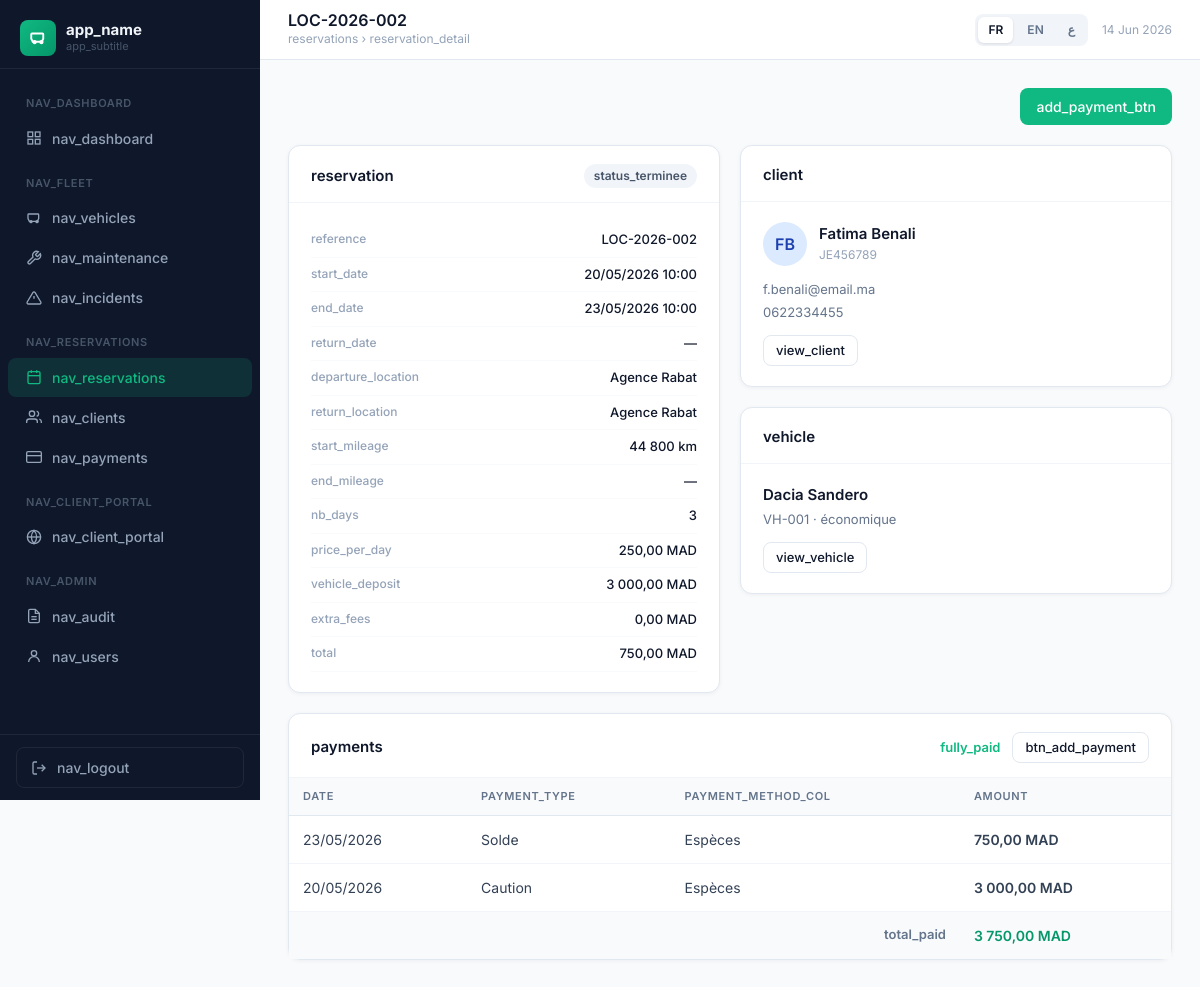
Screenshot of /?page=reservations/show&id=2 (signed in) with the database file from the repository.
### tables this page shows
CREATE TABLE IF NOT EXISTS `reservations` (
  `id`                   INT AUTO_INCREMENT PRIMARY KEY,
  `reference`            VARCHAR(30)   NOT NULL UNIQUE,
  `client_id`            INT           NOT NULL,
  `vehicle_id`           INT           NOT NULL,
  `statut`               ENUM('en attente','confirmée','en cours','terminée','annulée') DEFAULT 'en attente',
  `date_debut`           DATETIME      NOT NULL,
  `date_fin_prevue`      DATETIME      NOT NULL,
  `date_retour_effectif` DATETIME      DEFAULT NULL,
  `lieu_depart`          VARCHAR(150)  DEFAULT NULL,
  `lieu_retour`          VARCHAR(150)  DEFAULT NULL,
  `km_depart`            INT           DEFAULT NULL,
  `km_retour`            INT           DEFAULT NULL,
  `prix_jour`            DECIMAL(10,2) DEFAULT NULL,
  `nb_jours`             INT           DEFAULT NULL,
  `caution`              DECIMAL(10,2) DEFAULT 0.00,
  `montant_total`        DECIMAL(10,2) DEFAULT NULL,
  `frais_extra`          DECIMAL(10,2) DEFAULT 0.00,
  `commentaire`          TEXT          DEFAULT NULL,
  `created_by`           INT           DEFAULT NULL,
  `created_at`           TIMESTAMP DEFAULT CURRENT_TIMESTAMP,
  FOREIGN KEY (`client_id`)  REFERENCES `clients`(`id`),
  FOREIGN KEY (`vehicle_id`) REFERENCES `vehicles`(`id`),
  FOREIGN KEY (`created_by`) REFERENCES `users`(`id`) ON DELETE SET NULL
);

CREATE TABLE IF NOT EXISTS `clients` (
  `id`                INT AUTO_INCREMENT PRIMARY KEY,
  `nom`               VARCHAR(100) NOT NULL,
  `prenom`            VARCHAR(100) NOT NULL,
  `email`             VARCHAR(150) DEFAULT NULL,
  `telephone`         VARCHAR(20)  DEFAULT NULL,
  `adresse`           TEXT         DEFAULT NULL,
  `ville`             VARCHAR(100) DEFAULT NULL,
  `cin`               VARCHAR(30)  DEFAULT NULL UNIQUE,
  `permis_numero`     VARCHAR(50)  DEFAULT NULL,
  `permis_categorie`  VARCHAR(20)  DEFAULT 'B',
  `permis_expiration` DATE         DEFAULT NULL,
  `type_client`       ENUM('particulier','entreprise') DEFAULT 'particulier',
  `entreprise`        VARCHAR(150) DEFAULT NULL,
  `statut`            ENUM('actif','suspendu','liste_noire') DEFAULT 'actif',
  `notes`             TEXT         DEFAULT NULL,
  `created_at`        TIMESTAMP DEFAULT CURRENT_TIMESTAMP
);

CREATE TABLE IF NOT EXISTS `vehicles` (
  `id`                    INT AUTO_INCREMENT PRIMARY KEY,
  `numero`                VARCHAR(50)  NOT NULL UNIQUE,
  `immatriculation`       VARCHAR(20)  DEFAULT NULL,
  `marque`                VARCHAR(100) DEFAULT NULL,
  `modele`                VARCHAR(100) DEFAULT NULL,
  `annee`                 INT          DEFAULT NULL,
  `couleur`               VARCHAR(50)  DEFAULT NULL,
  `nb_places`             INT          DEFAULT 5,
  `categorie`             ENUM('économique','berline','SUV','premium','utilitaire') DEFAULT 'berline',
  `kilometrage`           INT          DEFAULT 0,
  `statut`                ENUM('disponible','loué','maintenance','indisponible') DEFAULT 'disponible',
  `prix_jour`             DECIMAL(10,2) DEFAULT 0.00,
  `caution`               DECIMAL(10,2) DEFAULT 0.00,
  `carburant`             ENUM('essence','diesel','hybride','électrique') DEFAULT 'essence',
  `transmission`          ENUM('manuelle','automatique') DEFAULT 'manuelle',
  `description`           TEXT DEFAULT NULL,
  `image_url`             VARCHAR(500) DEFAULT NULL,
  `intervalle_vidange`    INT          DEFAULT 10000,
  `derniere_vidange_km`   INT          DEFAULT NULL,
  `date_derniere_vidange` DATE         DEFAULT NULL,
  `created_at`            TIMESTAMP DEFAULT CURRENT_TIMESTAMP
);

CREATE TABLE IF NOT EXISTS `paiements` (
  `id`                    INT AUTO_INCREMENT PRIMARY KEY,
  `reservation_id`        INT           NOT NULL,
  `montant`               DECIMAL(10,2) NOT NULL,
  `type_paiement`         ENUM('espèces','carte bancaire','virement','chèque') DEFAULT 'espèces',
  `type`                  ENUM('acompte','solde','caution','remboursement','frais extra') DEFAULT 'solde',
  `reference_transaction` VARCHAR(100)  DEFAULT NULL,
  `date_paiement`         DATE          NOT NULL,
  `notes`                 TEXT          DEFAULT NULL,
  `created_at`            TIMESTAMP DEFAULT CURRENT_TIMESTAMP,
  FOREIGN KEY (`reservation_id`) REFERENCES `reservations`(`id`) ON DELETE CASCADE
);

### views/reservations/show.php (the view, shortened to what the rows shown need)
<?php $pageTitle = $reservation['reference']; $pageBreadcrumb = t('reservations').' › '.t('reservation_detail');
$totalPaid = array_sum(array_column($payments, 'montant'));
$balance   = ($reservation['montant_total'] ?? 0) - $totalPaid;
?>
<div style="display:grid;grid-template-columns:1fr 1fr;gap:20px;margin-bottom:20px;">
  <div style="display:flex;flex-direction:column;gap:20px;">
    <div class="card">
      <div class="card-body">
        <div style="display:flex;align-items:center;gap:12px;margin-bottom:14px;">
          <div class="avatar" style="width:44px;height:44px;font-size:16px;background:#dbeafe;color:#1e40af;"><?= strtoupper(substr($reservation['client_prenom'],0,1).substr($reservation['client_nom'],0,1)) ?></div>
          <div>
            <div style="font-weight:600;font-size:15px;color:#0f172a;"><?= h($reservation['client_prenom'].' '.$reservation['client_nom']) ?></div>
            <div style="font-size:12px;color:#94a3b8;"><?= h($reservation['client_cin']??'') ?></div>
          </div>
        </div>
        <div style="font-size:13px;color:#64748b;display:flex;flex-direction:column;gap:4px;">
          <?php if ($reservation['client_email']??''): ?><span><?= h($reservation['client_email']) ?></span><?php endif; ?>
          <?php if ($reservation['client_tel']??''): ?><span><?= h($reservation['client_tel']) ?></span><?php endif; ?>
        </div>
      </div>
    </div>
    <div class="card">
      <div class="card-body">
        <div style="font-weight:600;font-size:15px;color:#0f172a;"><?= h($reservation['marque'].' '.$reservation['modele']) ?></div>
        <div style="font-size:13px;color:#64748b;margin-top:4px;"><?= h($reservation['vehicle_numero']??'') ?> · <?= h(ucfirst($reservation['vehicle_categorie']??'')) ?></div>
        <a href="<?= BASE_URL ?>/?page=vehicles/show&id=<?= $reservation['vehicle_id'] ?>" class="btn btn-outline btn-sm" style="margin-top:12px;"><?= t('view_vehicle') ?></a>
      </div>
    </div>
  </div>
</div>
<div class="card">
  <div class="card-header">
    <div style="display:flex;align-items:center;gap:12px;">
      <?php $balColor = $balance > 0 ? '#ef4444' : '#10b981';
            $balLabel = $balance > 0 ? t('remaining_balance').': '.number_format($balance,2,',',' ').' MAD' : t('fully_paid'); ?>
      <span style="font-size:13px;font-weight:600;color:<?= $balColor ?>;" dir="ltr"><?= $balLabel ?></span>
      <a href="<?= BASE_URL ?>/?page=payments/add&reservation_id=<?= $reservation['id'] ?>" class="btn btn-outline btn-sm"><?= t('btn_add_payment') ?></a>
    </div>
  </div>
  <div style="overflow-x:auto;">
    <table class="data-table">
      <thead><tr><th><?= t('date') ?></th><th><?= t('payment_type') ?></th><th><?= t('payment_method_col') ?></th><th><?= t('amount') ?></th></tr></thead>
      <tbody>
        <?php foreach ($payments as $p): ?>
        <tr>
          <td dir="ltr"><?= date('d/m/Y', strtotime($p['date_paiement'])) ?></td>
          <td><?= h(ucfirst($p['type'])) ?></td>
          <td><?= h(ucfirst($p['type_paiement'])) ?></td>
          <td style="font-weight:600;" dir="ltr"><?= number_format($p['montant'],2,',',' ') ?> MAD</td>
        </tr>
        <?php endforeach; ?>
      </tbody>
    </table>
  </div>
</div>

### views/layouts/admin.php (shortened to what the rows shown need)
<?php
$lang  = $_SESSION['lang'] ?? 'fr';
$isRtl = $lang === 'ar';
$dir   = $isRtl ? 'rtl' : 'ltr';
?>
<!DOCTYPE html>
<html lang="<?= $lang ?>" dir="<?= $dir ?>">
<head>
  <script src="https://cdn.tailwindcss.com"></script>
</head>
<body>
<div class="main-content">
  <header class="topbar">
    <div style="display:flex;align-items:center;gap:14px;">
      <div>
        <h1 style="font-size:16px;font-weight:600;color:#0f172a;line-height:1.2;"><?= $pageTitle ?? t('dashboard') ?></h1>
        <?php if (!empty($pageBreadcrumb)): ?>
        <div style="font-size:12px;color:#94a3b8;"><?= $pageBreadcrumb ?></div>
        <?php endif; ?>
      </div>
    </div>
  </header>
  <div class="page-body">
    <?= $content ?>
  </div>
</div>
</body>
</html>

### rows the page displays
reservations: reference "LOC-2026-002", client.nom "FB", client.nom "Fatima Benali", client.cin "JE456789", client.email "f.benali@email.ma", client.telephone "0622334455", vehicle.modele "Dacia Sandero", vehicle.numero "VH-001", vehicle.categorie "économique", montant_total "fully_paid"
paiements: date_paiement "23/05/2026", type "Solde", type_paiement "Espèces", montant "750,00"
paiements: date_paiement "20/05/2026", type "Caution", type_paiement "Espèces", montant "3 000,00"

### other values shown
t('app_name') "app_name"
t('app_subtitle') "app_subtitle"
t('nav_dashboard') "NAV_DASHBOARD"
t('nav_dashboard') "nav_dashboard"
t('nav_fleet') "NAV_FLEET"
t('nav_vehicles') "nav_vehicles"
t('nav_maintenance') "nav_maintenance"
t('nav_incidents') "nav_incidents"
t('nav_reservations') "NAV_RESERVATIONS"
t('nav_reservations') "nav_reservations"
t('nav_clients') "nav_clients"
t('nav_payments') "nav_payments"
t('nav_client_portal') "NAV_CLIENT_PORTAL"
t('nav_client_portal') "nav_client_portal"
t('nav_admin') "NAV_ADMIN"
